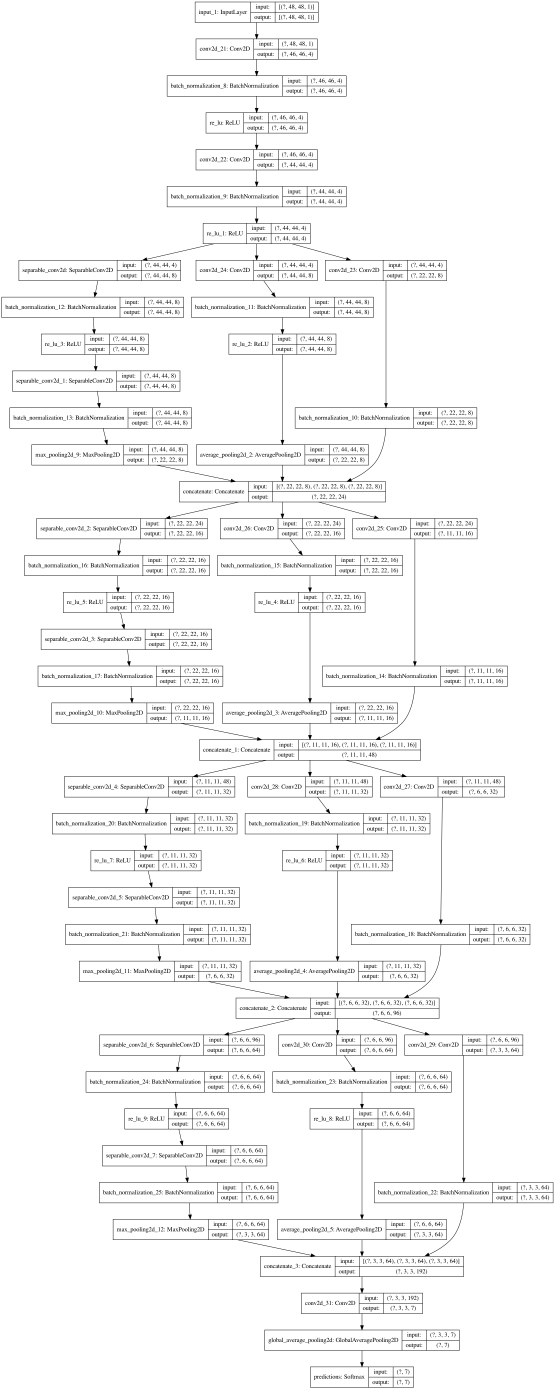
#> input picture examples/images/branch_model.png, 1665 x 4168 px (shown at 1/3 size)
$ python modelarchitectureexample.py
#> lines starting #> are read from the running program, lines starting #| are printed output that depends on the picture
#!/usr/bin/env python3
# -*- coding = utf-8 -*-
import os
import sys

import cv2
import numpy as np

# Read individual model images.
model1 = cv2.imread('images/branch_model.png')
#> model1 is the input picture: shape (4168, 1665, 3); min 0, max 255, mean 246.7
model2 = cv2.imread('images/current_model.png')
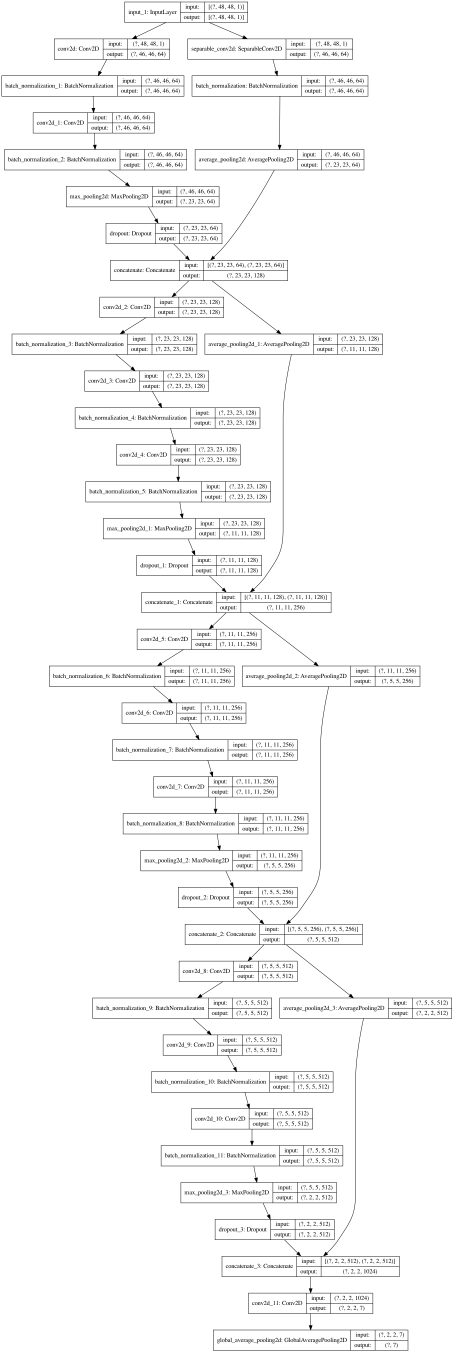
#> input picture examples/images/current_model.png, 1361 x 4057 px (shown at 1/3 size)
#> model2 is the input picture: shape (4057, 1361, 3); min 0, max 255, mean 247.7

# Ensure both images are the same size.
model2 = cv2.resize(model2, (1665, 4168))
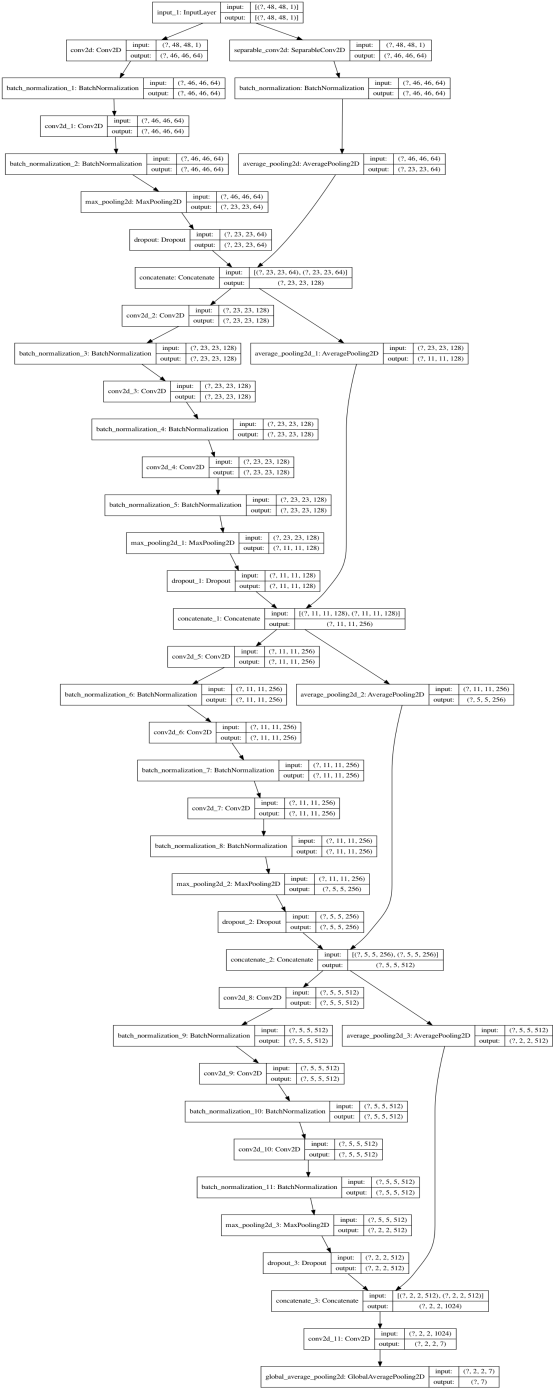
#> model2: shape (4168, 1665, 3) (shown at 1/3 size); min 0, max 255, mean 247.7

# Stack images together.
model3 = np.hstack([model1, model2])
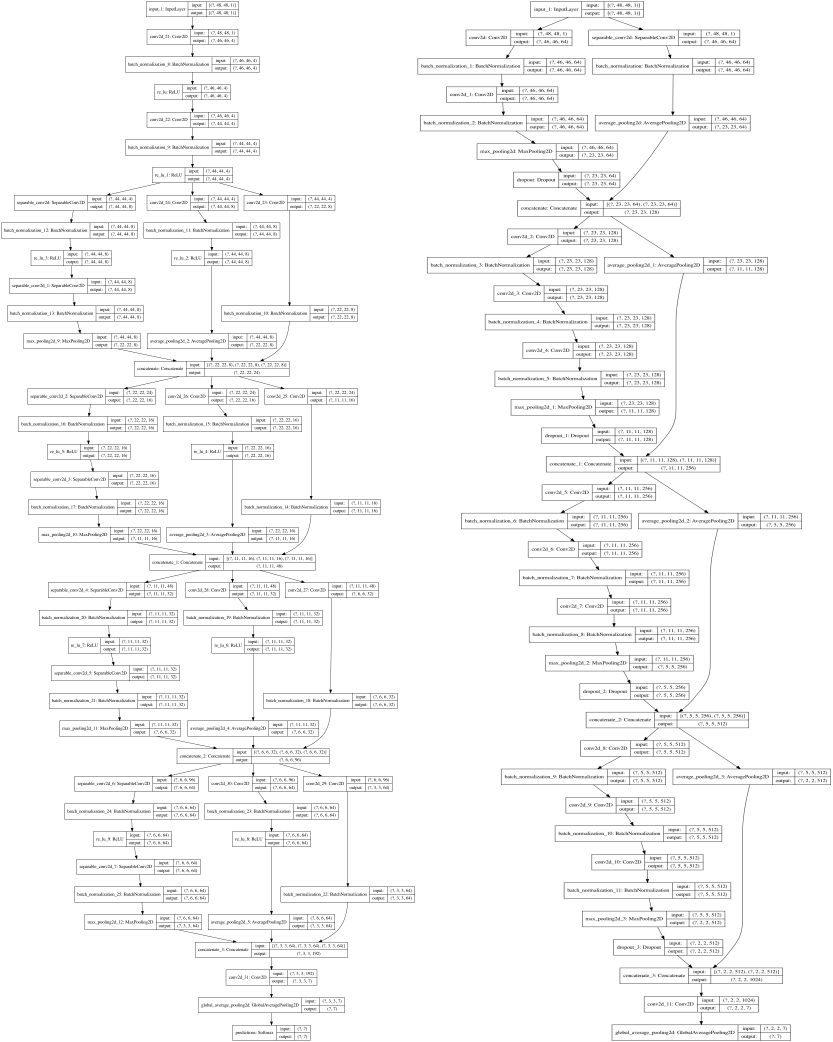
#> model3: shape (4168, 3330, 3) (shown at 1/4 size); min 0, max 255, mean 247.2

# Save new image.
cv2.imwrite('images/model3.png', model3)
